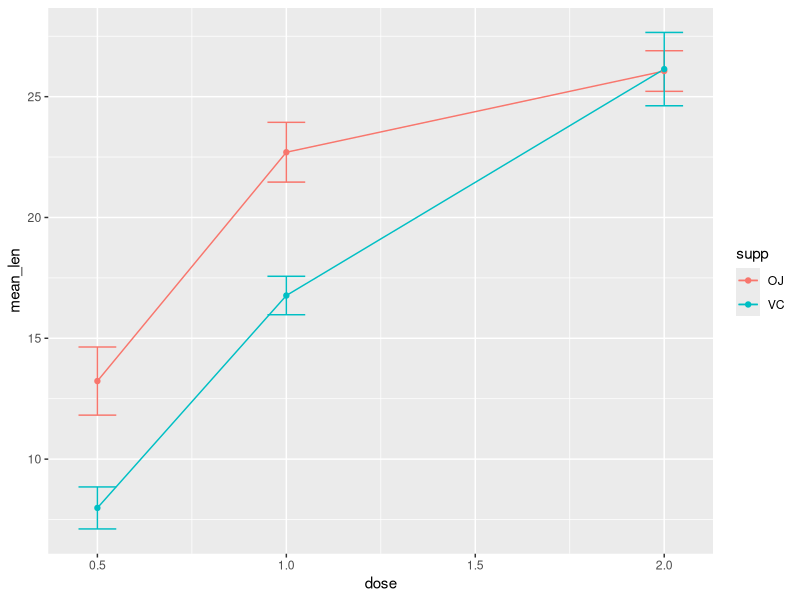
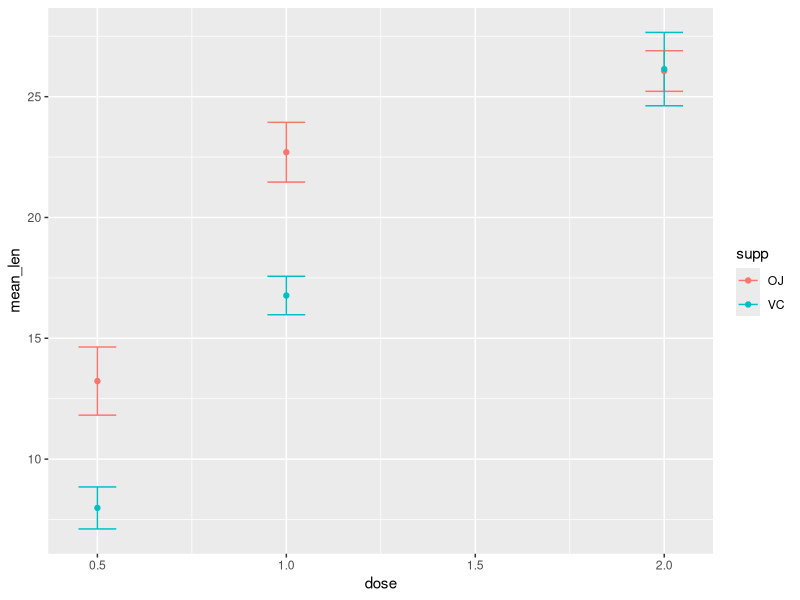
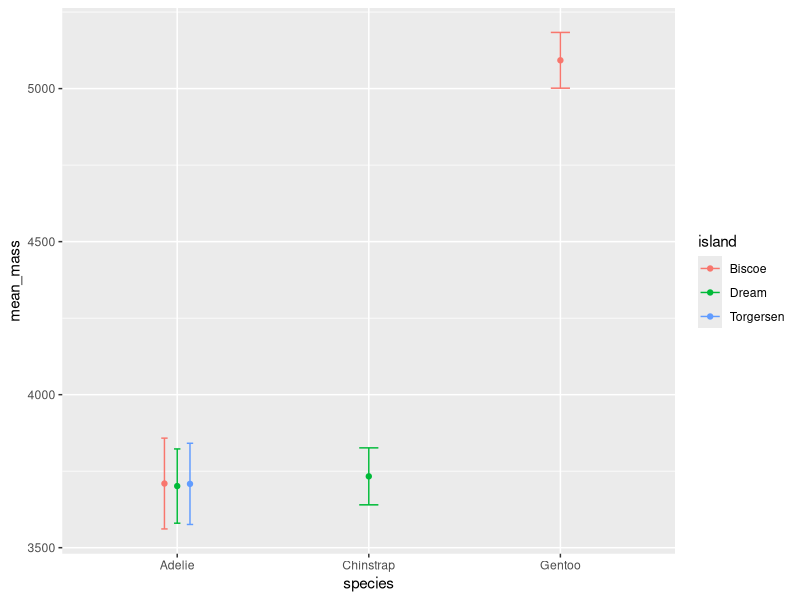

Here is the R script that generated these plots, in order:
## ---- chunk 1
library(tidyverse)
## ---- chunk 2
my_summarySE <- ToothGrowth |> group_by(supp, dose) |>
    dplyr::summarize(N = n(),
              mean_len = mean(len),
              sd = sd(len),
              se = sd / sqrt(N),
              ci = se * qt(0.975, N-1))
## ---- chunk 3
ggplot(my_summarySE, aes(x=dose, y=mean_len, colour=supp)) + 
    geom_errorbar(aes(ymin=mean_len-se, ymax=mean_len+se), width=.1) +
    geom_line() +
    geom_point()
## ---- chunk 4
ggplot(my_summarySE, aes(x=dose, y=mean_len, colour=supp)) + 
    geom_errorbar(aes(ymin=mean_len-se, ymax=mean_len+se), width=.1) +
    geom_point()
## ---- chunk 5
library(palmerpenguins)
my_summarySE <- penguins %>% na.omit() %>%
  group_by(species, island) %>%
    dplyr::summarize(N = n(),
              mean_mass = mean(body_mass_g),
              sd = sd(body_mass_g),
              se = sd / sqrt(N),
              ci = se * qt(0.975, N-1))
pd <- position_dodge(0.2) # move them .05 to the left and right
ggplot(my_summarySE, aes(x=species, y=mean_mass, colour=island)) + 
    geom_errorbar(aes(ymin=mean_mass-ci, ymax=mean_mass+ci), width=.1, position = pd) +
    geom_point(position=pd)
